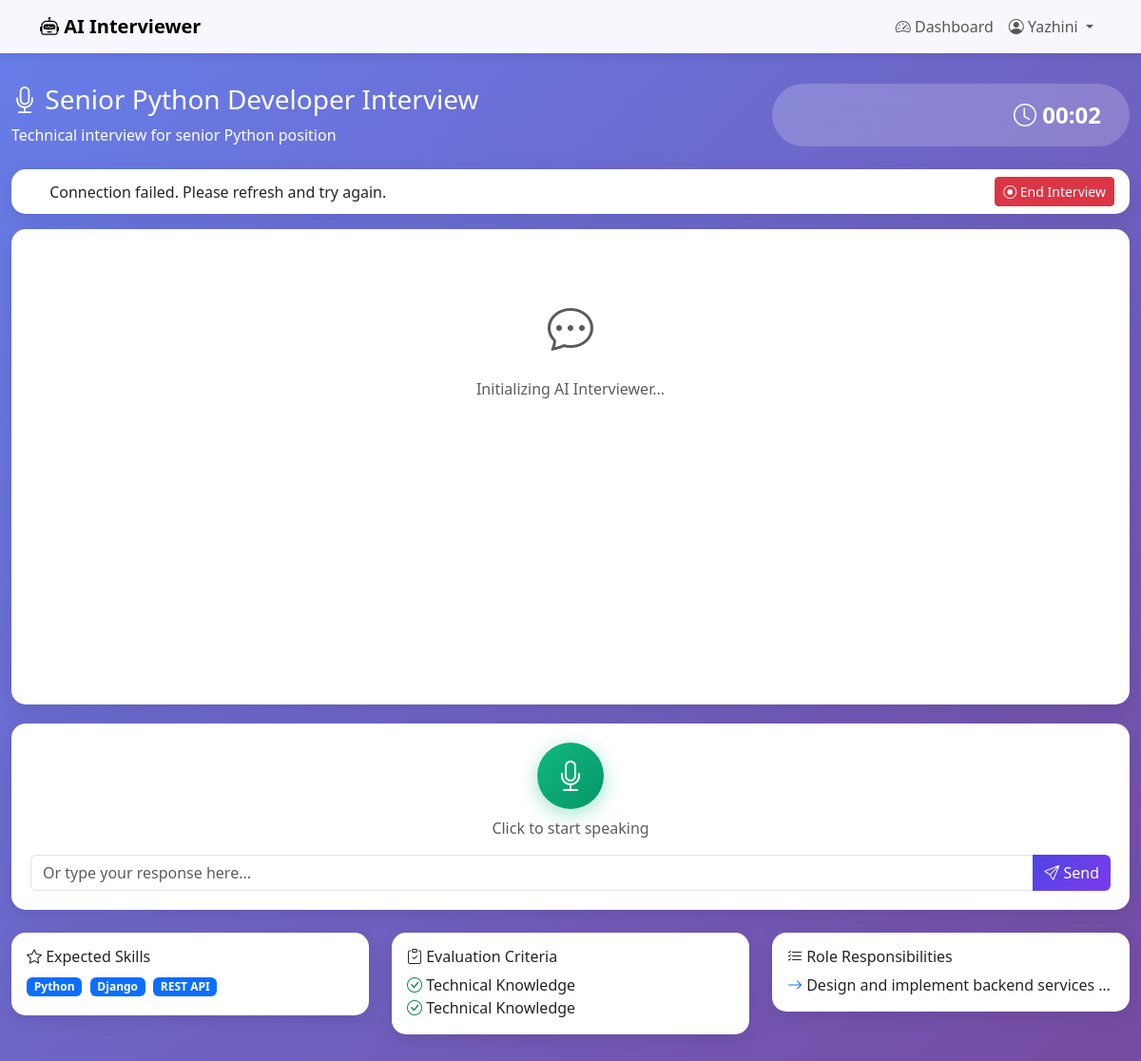
The page /interviews/candidate/session/2/ (signed in) on the database its author committed.
### accounts/models.py (models this page shows, shortened)
class User(AbstractUser):
    USER_TYPES = (
        ('HR', 'HR'),
        ('CANDIDATE', 'Candidate'),
    )
    user_type = models.CharField(max_length=20, choices=USER_TYPES)
    phone_number = models.CharField(max_length=15, blank=True)

### interviews/models.py (models this page shows, shortened)
class Interview(models.Model):
    STATUS_CHOICES = (
        ('DRAFT', 'Draft'),
        ('ACTIVE', 'Active'),
        ('CLOSED', 'Closed'),
    )
    title = models.CharField(max_length=200)
    description = models.TextField()
    created_by = models.ForeignKey(User, on_delete=models.CASCADE, related_name='created_interviews')
    status = models.CharField(max_length=20, choices=STATUS_CHOICES, default='DRAFT')
    duration_minutes = models.IntegerField(default=30)
    created_at = models.DateTimeField(auto_now_add=True)
    updated_at = models.DateTimeField(auto_now=True)

class ExpectedSkill(models.Model):
    interview = models.ForeignKey(Interview, on_delete=models.CASCADE, related_name='expected_skills')
    skill_name = models.CharField(max_length=100)
    proficiency_level = models.CharField(max_length=50, blank=True)

class EvaluationCriteria(models.Model):
    interview = models.ForeignKey(Interview, on_delete=models.CASCADE, related_name='criteria')
    criterion_name = models.CharField(max_length=100)
    description = models.TextField(blank=True)
    weight = models.IntegerField(default=1)  # Importance weight

class RoleResponsibility(models.Model):
    interview = models.ForeignKey(Interview, on_delete=models.CASCADE, related_name='responsibilities')
    responsibility = models.TextField()

### interviews/views.py (the view)
# urls.py: path('candidate/session/<int:attempt_id>/', views.interview_session, name='interview_session'),
@login_required
def interview_session(request, attempt_id):
    attempt = get_object_or_404(InterviewAttempt, id=attempt_id, candidate=request.user)
    interview = attempt.interview
    criteria = interview.criteria.all()
    skills = interview.expected_skills.all()
    responsibilities = interview.responsibilities.all()
    context = {
        'attempt': attempt,
        'interview': interview,
        'criteria': criteria,
        'skills': skills,
        'responsibilities': responsibilities,
        'GEMINI_API_KEY': os.getenv('GEMINI_API_KEY', ''),  # Add this line
    }
    return render(request, 'interviews/interview_session.html', context)

### templates/interviews/interview_session.html (shortened to what this page needs)
{% extends 'base.html' %}
{% block content %}
<div class="container interview-container">
    <div class="row mb-4">
        <div class="col-md-8">
            <div class="text-white">
                <h3><i class="bi bi-mic"></i> {{ interview.title }}</h3>
                <p class="mb-0">{{ interview.description }}</p>
            </div>
        </div>
        <div class="col-md-4 text-end">
            <div class="timer" id="timer">
                <i class="bi bi-clock"></i> <span id="timeDisplay">00:00</span>
            </div>
        </div>
    </div>
    <div class="row mb-3">
        <div class="col">
            <div class="card">
                <div class="card-body py-2">
                    <div class="d-flex justify-content-between align-items-center">
                        <div>
                            <span class="status-indicator connecting" id="statusIndicator"></span>
                            <span id="statusText">Connecting to AI Interviewer...</span>
                        </div>
                        <button class="btn btn-sm btn-danger" onclick="endInterview()">
                            <i class="bi bi-stop-circle"></i> End Interview
                        </button>
                    </div>
                </div>
            </div>
        </div>
    </div>
    <div class="chat-container" id="chatContainer">
        <div class="text-center text-muted py-5">
            <i class="bi bi-chat-dots" style="font-size: 3rem;"></i>
            <p class="mt-3">Initializing AI Interviewer...</p>
        </div>
    </div>
    <div class="input-container">
        <div class="row align-items-center">
            <div class="col text-center">
                <button id="voiceButton" onclick="toggleVoice()">
                    <i class="bi bi-mic" id="voiceIcon"></i>
                </button>
                <p class="mt-2 mb-0 text-muted" id="voiceStatus">Click to start speaking</p>
            </div>
        </div>
        <div class="row mt-3">
            <div class="col">
                <div class="input-group">
                    <input type="text" class="form-control" id="textInput" placeholder="Or type your response here..." />
                    <button class="btn btn-primary" onclick="sendTextMessage()">
                        <i class="bi bi-send"></i> Send
                    </button>
                </div>
            </div>
        </div>
    </div>
    <div class="row mt-4">
        <div class="col-md-4">
            <div class="card">
                <div class="card-body">
                    <h6 class="card-title"><i class="bi bi-star"></i> Expected Skills</h6>
                    {% for skill in skills %}
                        <span class="badge bg-primary me-1 mb-1">{{ skill.skill_name }}</span>
                    {% endfor %}
                </div>
            </div>
        </div>
        <div class="col-md-4">
            <div class="card">
                <div class="card-body">
                    <h6 class="card-title"><i class="bi bi-clipboard-check"></i> Evaluation Criteria</h6>
                    <ul class="list-unstyled mb-0">
                        {% for criterion in criteria %}
                            <li><i class="bi bi-check-circle text-success"></i> {{ criterion.criterion_name }}</li>
                        {% endfor %}
                    </ul>
                </div>
            </div>
        </div>
        <div class="col-md-4">
            <div class="card">
                <div class="card-body">
                    <h6 class="card-title"><i class="bi bi-list-check"></i> Role Responsibilities</h6>
                    <ul class="list-unstyled mb-0">
                        {% for resp in responsibilities|slice:":3" %}
                            <li><i class="bi bi-arrow-right text-primary"></i> {{ resp.responsibility|truncatewords:5 }}</li>
                        {% endfor %}
                    </ul>
                </div>
            </div>
        </div>
    </div>
</div>
{% endblock %}

### templates/base.html (shortened to what this page needs)
<!DOCTYPE html>
<html lang="en">
<head>
    <link href="https://cdn.jsdelivr.net/npm/bootstrap@5.3.0/dist/css/bootstrap.min.css" rel="stylesheet">
    <link rel="stylesheet" href="https://cdn.jsdelivr.net/npm/bootstrap-icons@1.11.0/font/bootstrap-icons.css">
</head>
<body>
    <nav class="navbar navbar-expand-lg navbar-light bg-light">
        <div class="container">
            <a class="navbar-brand fw-bold" href="{% url 'home' %}">
                <i class="bi bi-robot"></i> AI Interviewer
            </a>
            <div class="collapse navbar-collapse" id="navbarNav">
                <ul class="navbar-nav ms-auto">
                    {% if user.is_authenticated %}
                        {% if user.user_type == 'HR' %}
                            <li class="nav-item">
                                <a class="nav-link" href="{% url 'hr_dashboard' %}">
                                    <i class="bi bi-speedometer2"></i> Dashboard
                                </a>
                            </li>
                            <li class="nav-item">
                                <a class="nav-link" href="{% url 'create_interview' %}">
                                    <i class="bi bi-plus-circle"></i> Create Interview
                                </a>
                            </li>
                        {% else %}
                            <li class="nav-item">
                                <a class="nav-link" href="{% url 'candidate_dashboard' %}">
                                    <i class="bi bi-speedometer2"></i> Dashboard
                                </a>
                            </li>
                        {% endif %}
                        <li class="nav-item dropdown">
                            <a class="nav-link dropdown-toggle" href="#" id="userDropdown" role="button" data-bs-toggle="dropdown">
                                <i class="bi bi-person-circle"></i> {{ user.username }}
                            </a>
                        </li>
                    {% endif %}
                </ul>
            </div>
        </div>
    </nav>
    <div class="content-wrapper">
        {% block content %}{% endblock %}
    </div>
</body>
</html>

### templates/base.html (style rules this page uses)
:root { --primary-color: #4F46E5; --secondary-color: #7C3AED; }
body { min-height: 100vh; background: linear-gradient(135deg, #667eea 0%, #764ba2 100%); }
.navbar { background: rgba(255, 255, 255, 0.95) !important; backdrop-filter: blur(10px); box-shadow: 0 2px 10px rgba(0,0,0,0.1); }
.card { border: none; border-radius: 15px; box-shadow: 0 5px 20px rgba(0,0,0,0.1); }
.btn-primary { background: linear-gradient(135deg, var(--primary-color), var(--secondary-color)); border: none; }
.content-wrapper { min-height: calc(100vh - 76px); padding: 2rem 0; }

### templates/interviews/interview_session.html (style rules this page uses)
.interview-container { max-width: 1200px; margin: 0 auto; }
.chat-container { height: 500px; overflow-y: auto; background: white; border-radius: 15px; padding: 20px; box-shadow: 0 5px 20px rgba(0,0,0,0.1); margin-bottom: 20px; }
.input-container { background: white; border-radius: 15px; padding: 20px; box-shadow: 0 5px 20px rgba(0,0,0,0.1); }
.timer { font-size: 1.5rem; font-weight: bold; color: white; background: rgba(255,255,255,0.2); padding: 15px 30px; border-radius: 50px; backdrop-filter: blur(10px); }
.status-indicator { display: inline-block; width: 12px; height: 12px; border-radius: 50%; margin-right: 8px; animation: pulse 2s infinite; }
#voiceButton { width: 70px; height: 70px; border-radius: 50%; border: none; background: linear-gradient(135deg, #10b981, #059669); color: white; font-size: 2rem; cursor: pointer; transition: all 0.3s ease; box-shadow: 0 5px 20px rgba(16, 185, 129, 0.4); }

### rows shown on the page
User: username "Yazhini"
Interview: title "Senior Python Developer Interview", description "Technical interview for senior Python position"
ExpectedSkill: skill_name "Python"
ExpectedSkill: skill_name "Django"
ExpectedSkill: skill_name "REST API"
EvaluationCriteria: criterion_name "Technical Knowledge"
EvaluationCriteria: criterion_name "Technical Knowledge"
RoleResponsibility: responsibility "Design and implement backend services …"
